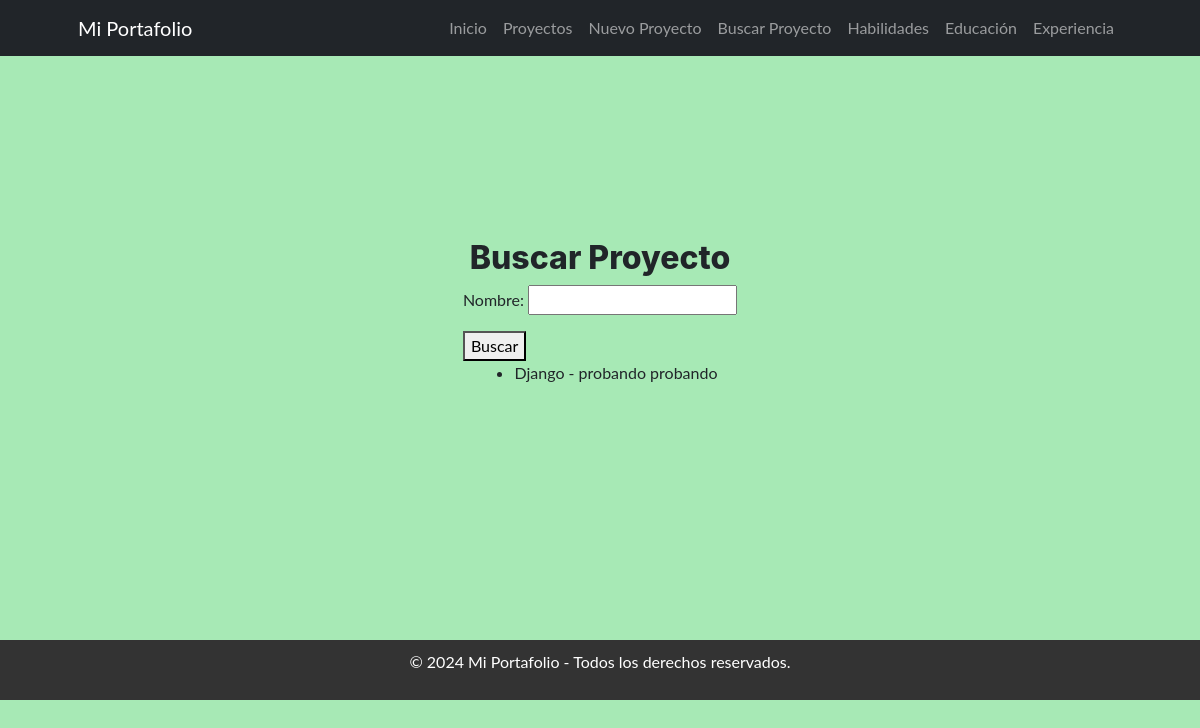
The page /proyectos/buscar/ on the database as committed earlier.
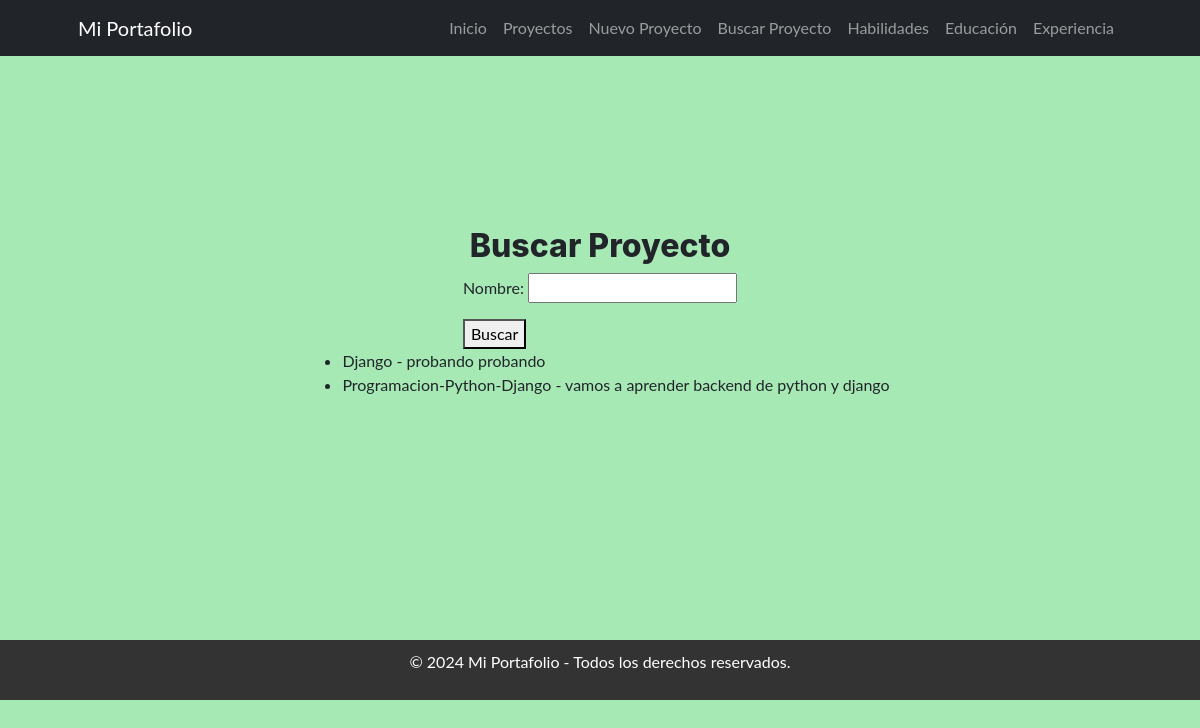
The same page on the database as committed later.
### app_1/models.py (models this page shows, shortened)
class Proyecto(models.Model):
    titulo = models.CharField(max_length=200)
    descripcion = models.TextField()
    fecha_inicio = models.DateField()
    fecha_fin = models.DateField(null=True, blank=True)

### app_1/views.py (the view)
# urls.py: path('proyectos/buscar/', views.buscar_proyecto, name='buscar_proyecto'),
def buscar_proyecto(request):
    form = BuscarPersonaForm()
    proyectos = []
    if request.method == 'GET':
        form = BuscarPersonaForm(request.GET)
        if form.is_valid():
            nombre = form.cleaned_data['nombre']
            proyectos = Proyecto.objects.filter(titulo__icontains=nombre)
    return render(request, 'app_1/buscar_proyectos.html', {'form': form, 'proyectos': proyectos})

### app_1/forms.py
class BuscarPersonaForm(forms.Form):
    nombre = forms.CharField(max_length=100, required=False)

### app_1/templates/app_1/buscar_proyectos.html (shortened to what this page needs)
{% extends "app_1/base.html" %}
{% block content %}
<h2>Buscar Proyecto</h2>
<form method="get">
    {{ form.as_p }}
    <button type="submit">Buscar</button>
</form>
<ul>
    {% for proyecto in proyectos %}
    <li>{{ proyecto.titulo }} - {{ proyecto.descripcion }}</li>
    {% endfor %}
</ul>
{% endblock %}

Rows that differ between the two databases and show on the page:
added Proyecto: titulo "Programacion-Python-Django", descripcion "vamos a aprender backend de python y django"
